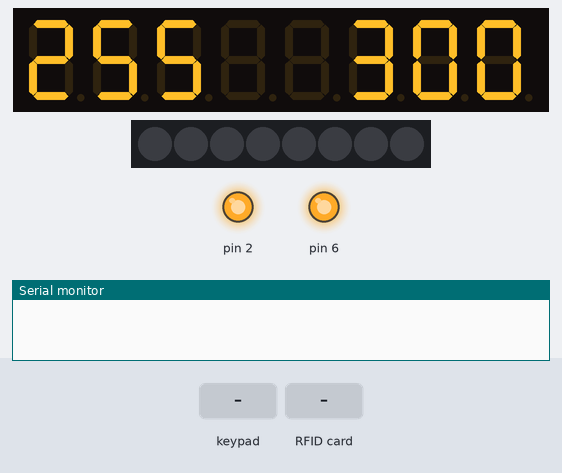
The sketch below on a simulated Arduino Uno, built with avr-gcc and run on an emulated ATmega328P. Parts: 8-digit seven-segment display, 8 RGB LEDs in strip order, left to right, output pins drawn as LEDs (lit = HIGH), the last lines printed to the serial monitor. Dashed ring = blinking. Inputs (shaded band) come from the test bench. EEPROM starts erased; pins used as bus, display or sensor lines are not drawn.

Above: at 14.2 s.
14.3 s: key '2' pressed
At 14.48 s:
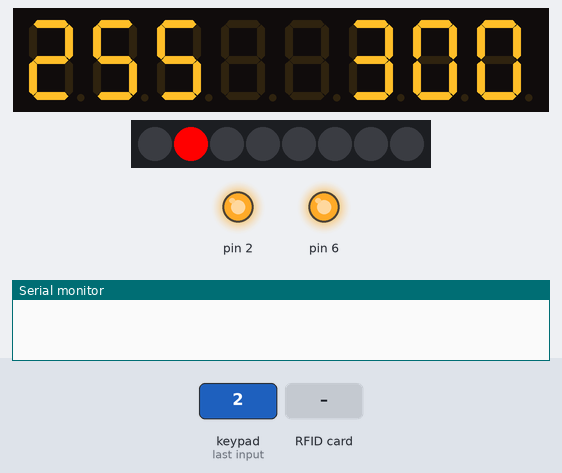
16.1 s: RFID card B0 51 6B 2A held to the reader
At 17.7 s:
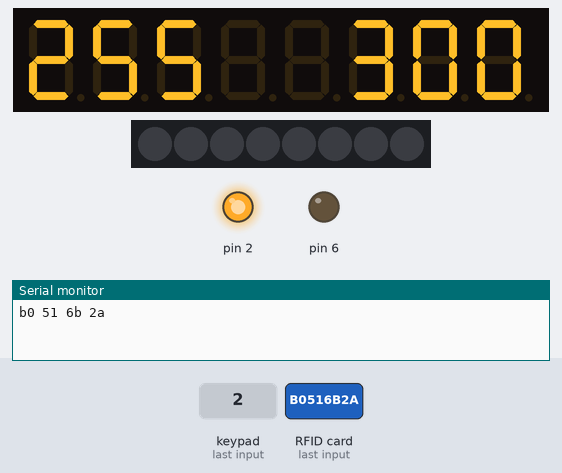
At 19.3 s:
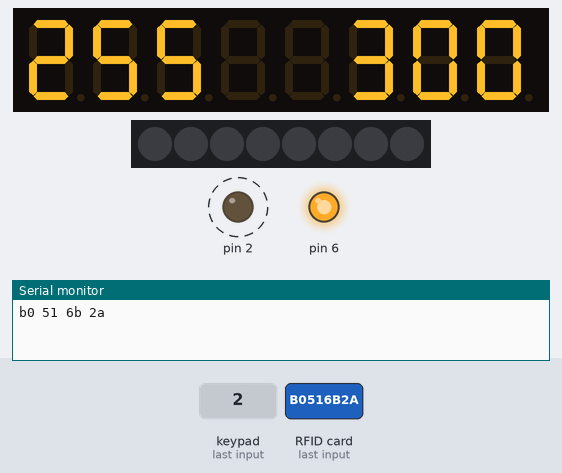
Timing chart, 0 to 23.9 s (numbered marks = the images above; inputs shaded):
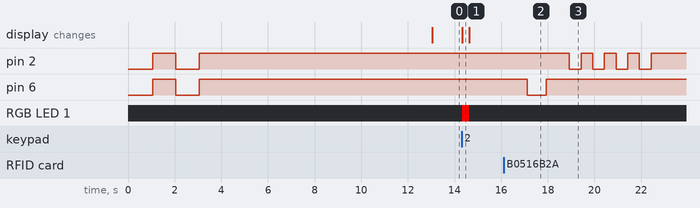

Measured:
- after the input at 14.3 s, RGB LED 1: off → RGB(255, 0, 0) at once, → off 0.30 s later
- after the input at 16.1 s, pin 2: alternates HIGH for 0.50 s and LOW for 0.50 s, 8 changes in all, then stays HIGH, starting after 2.8 s; pin 6: HIGH → LOW after 1.0 s, → HIGH 0.80 s later

The sketch:

RFID_sensor_Countdown_FINALfff.ino
```cpp
#include <SPI.h>
#include <MFRC522.h>
#include <TM1638.h>
#include <EEPROM.h>

#define SS_PIN 10
#define RST_PIN 9
MFRC522 mfrc522(SS_PIN, RST_PIN);   // Create MFRC522 instance.
 TM1638 module(3, 4, 5);
long int a,x=0,z=300 ,relay=4,NOC=1;
uint8_t EEPROMaddress = 130;

void setup()
{

  pinMode(2,OUTPUT);
  pinMode(6,OUTPUT);
  Serial.begin(9600);   // Initiate a serial communication
  SPI.begin();      // Initiate  SPI bus
  mfrc522.PCD_Init();   // Initiate MFRC522
  digitalWrite(2,LOW);
  digitalWrite(6,LOW);
  delay(1000);
  digitalWrite(2,HIGH);
  digitalWrite(6,HIGH);
delay(1000);
digitalWrite(2,LOW);
  digitalWrite(6,LOW);
  delay(1000);
  digitalWrite(2,HIGH);
  digitalWrite(6,HIGH);
delay(10000);
}
void loop()
{
    byte key1;
  // read the buttons from the first module
  key1 = module.getButtons();
  if(key1==1){
    z=z+300;
    relay=relay+1;
    NOC=NOC+1;
    if(z>1800){
      z=300;
      relay=4;
      NOC=1;
      }
  delay(300);
  }
   if (key1!=1) {
    module.setLEDs(key1);
  }
  else{
      module.setLEDs(0);
      }

    module.setDisplayToDecNumber(z,0,false);
x = EEPROM.read(EEPROMaddress);
EEPROM.write(EEPROMaddress,x);
 String number2 = String(x,DEC);
module.setDisplayToString(number2);
  // Look for new cards
  if ( ! mfrc522.PICC_IsNewCardPresent())
  {
    return;
  }
  // Select one of the cards
  if ( ! mfrc522.PICC_ReadCardSerial())
  {
    return;
  }
  String content= "";
  for (byte i = 0; i < mfrc522.uid.size; i++)
  {  content.concat(String(mfrc522.uid.uidByte[i] < 0x10 ? " 0" : " "));
     content.concat(String(mfrc522.uid.uidByte[i], HEX));
  }
  String content2=content.substring(1);
  Serial.println(content2);
  delay(1000);


if(content2=="b0 51 6b 2a"){
digitalWrite(6,LOW);
delay(800);
digitalWrite(6,HIGH);
delay(1000);
for(int j=0;j<relay;j++){
digitalWrite(2,LOW);
delay(500);
digitalWrite(2,HIGH);
delay(500);
}

 x=x+NOC;
 if(x>250){
   for (int i = 0 ; i < EEPROM.length() ; i++) {
    EEPROM.write(i, 0);
  }
x=1;
  }

 EEPROM.write(EEPROMaddress,x);
String number2 = String(x,DEC);
module.setDisplayToString(number2);

for (a=z; a>=1; a--)
{
module.setDisplayToDecNumber(a,0,false);
module.setDisplayToString(number2);
   delay(1000);
}
digitalWrite(6,LOW);
delay(300);
digitalWrite(6,HIGH);
delay(300);
digitalWrite(6,LOW);
delay(300);
digitalWrite(6,HIGH);
}
}
```
